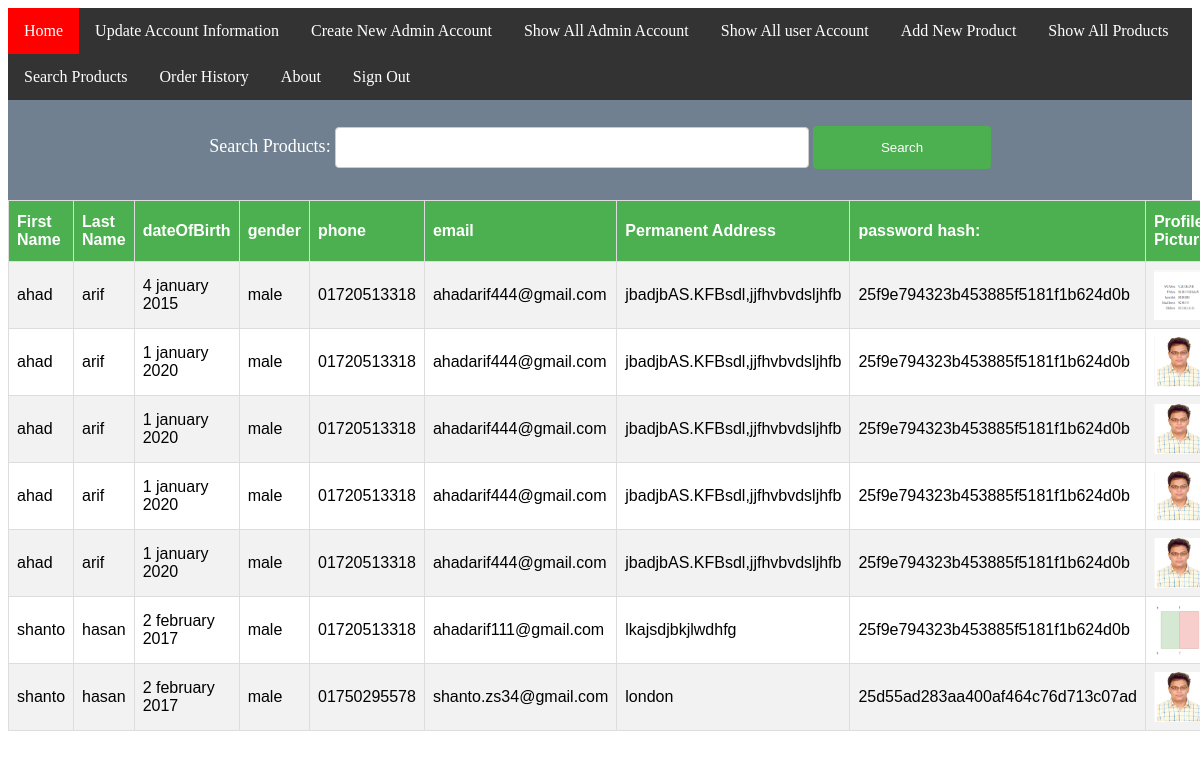
Screenshot of /AdminData/ShowAll/showall.php (signed in) with the database file from the repository.
### tables this page shows
CREATE TABLE `admindata` (
  `firstname` varchar(50) NOT NULL,
  `lastname` varchar(50) NOT NULL,
  `dateOfBirth` varchar(50) NOT NULL,
  `gender` varchar(50) NOT NULL,
  `phone` varchar(50) NOT NULL,
  `email` varchar(50) NOT NULL,
  `permanentAddress` varchar(50) NOT NULL,
  `password` varchar(150) NOT NULL,
  `Picture` varchar(150) NOT NULL
);

### AdminData/lib.php (called while the page is built, shortened)
<?php
function loadFromMySQL($sql){
	$conn = mysqli_connect("localhost", "root", "","onlineshop");
	$result = mysqli_query($conn, $sql)or die(mysqli_error($conn));
	$data=array();
	while($row = mysqli_fetch_assoc($result)) {
		$ar=array();
		$ar["firstname"]=$row["firstname"];
		$ar["lastname"]=$row["lastname"];
		$ar["dateOfBirth"]=$row["dateOfBirth"];
		$ar["gender"]=$row["gender"];
		$ar["phone"]=$row["phone"];
		$ar["email"]=$row["email"];
		$ar["permanentAddress"]=$row["permanentAddress"];
		$ar["password"]=$row["password"];
		$ar["Picture"]=$row["Picture"];
		$data[]=$ar;
	}
}
?>

### AdminData/ShowAll/showall.php (the view, shortened to what this page needs)
<head>
</head>
<?php
if(isset($_SESSION["isAdmin"]) && $_SESSION["isAdmin"]=="yes" )
{
    include("adminHeader.php");
    include("../lib.php");
	$sql="select * from admindata ";
	loadFromMySQL($sql);
?>
<table  align="center" width=90% border="1px" id="tab">
            <tr>
                <th>
                        First Name
                </th>
                <th>
                        Last Name
                </th>
                <th>
						dateOfBirth
                </th>
                <th>
						gender
                </th>
                <th>
						phone
                </th>
                <th>
						email
                </th>
                <th>
						Permanent Address
                </th>
                <th>
						password hash:
				</th>
				<th>
						Profile Picture
				</th>
            </tr>
<?php
     foreach($data as $v){
?>
     <tr>
     <td><?php echo $v["firstname"]; ?></td>
     <td><?php echo $v["lastname"]; ?></td>
     <td><?php echo $v["dateOfBirth"]; ?></td>
     <td><?php echo $v["gender"]; ?></td>
     <td><?php echo $v["phone"]; ?></td>
	 <td><?php echo $v["email"]; ?></td>
	 <td><?php echo $v["permanentAddress"]; ?></td>
	 <td> <?php echo $v["password"]; ?></td>
     <td>
         <img src="<?php echo $v["Picture"]; ?>" alt="picture missing" height="50px" width="50px">
     </td>
     </tr>
     <?php
     }
    ?>
    </table>
<?php
}
?>

### AdminData/ShowAll/showall.php (style rules this page uses)
#tab { font-family: "Trebuchet MS", Arial, Helvetica, sans-serif; border-collapse: collapse; width: 100%; }
#tab td, #tab th { border: 1px solid #ddd; padding: 8px; }
#tab tr:nth-child(even) { background-color: #f2f2f2; }
#tab th { padding-top: 12px; padding-bottom: 12px; text-align: left; background-color: #4CAF50; color: white; }

### rows the page displays
admindata: firstname "ahad", lastname "arif", dateOfBirth "4 january 2015", gender "male", phone "01720513318", email "ahadarif444@gmail.com", permanentAddress "jbadjbAS.KFBsdl,jjfhvbvdsljhfb", password "25f9e794323b453885f5181f1b624d0b", Picture (picture)
admindata: firstname "ahad", lastname "arif", dateOfBirth "1 january 2020", gender "male", phone "01720513318", email "ahadarif444@gmail.com", permanentAddress "jbadjbAS.KFBsdl,jjfhvbvdsljhfb", password "25f9e794323b453885f5181f1b624d0b", Picture (picture)
admindata: firstname "ahad", lastname "arif", dateOfBirth "1 january 2020", gender "male", phone "01720513318", email "ahadarif444@gmail.com", permanentAddress "jbadjbAS.KFBsdl,jjfhvbvdsljhfb", password "25f9e794323b453885f5181f1b624d0b", Picture (picture)
admindata: firstname "ahad", lastname "arif", dateOfBirth "1 january 2020", gender "male", phone "01720513318", email "ahadarif444@gmail.com", permanentAddress "jbadjbAS.KFBsdl,jjfhvbvdsljhfb", password "25f9e794323b453885f5181f1b624d0b", Picture (picture)
admindata: firstname "ahad", lastname "arif", dateOfBirth "1 january 2020", gender "male", phone "01720513318", email "ahadarif444@gmail.com", permanentAddress "jbadjbAS.KFBsdl,jjfhvbvdsljhfb", password "25f9e794323b453885f5181f1b624d0b", Picture (picture)
admindata: firstname "shanto", lastname "hasan", dateOfBirth "2 february 2017", gender "male", phone "01720513318", email "ahadarif111@gmail.com", permanentAddress "lkajsdjbkjlwdhfg", password "25f9e794323b453885f5181f1b624d0b", Picture (picture)
admindata: firstname "shanto", lastname "hasan", dateOfBirth "2 february 2017", gender "male", phone "01750295578", email "shanto.zs34@gmail.com", permanentAddress "london", password "25d55ad283aa400af464c76d713c07ad", Picture (picture)
